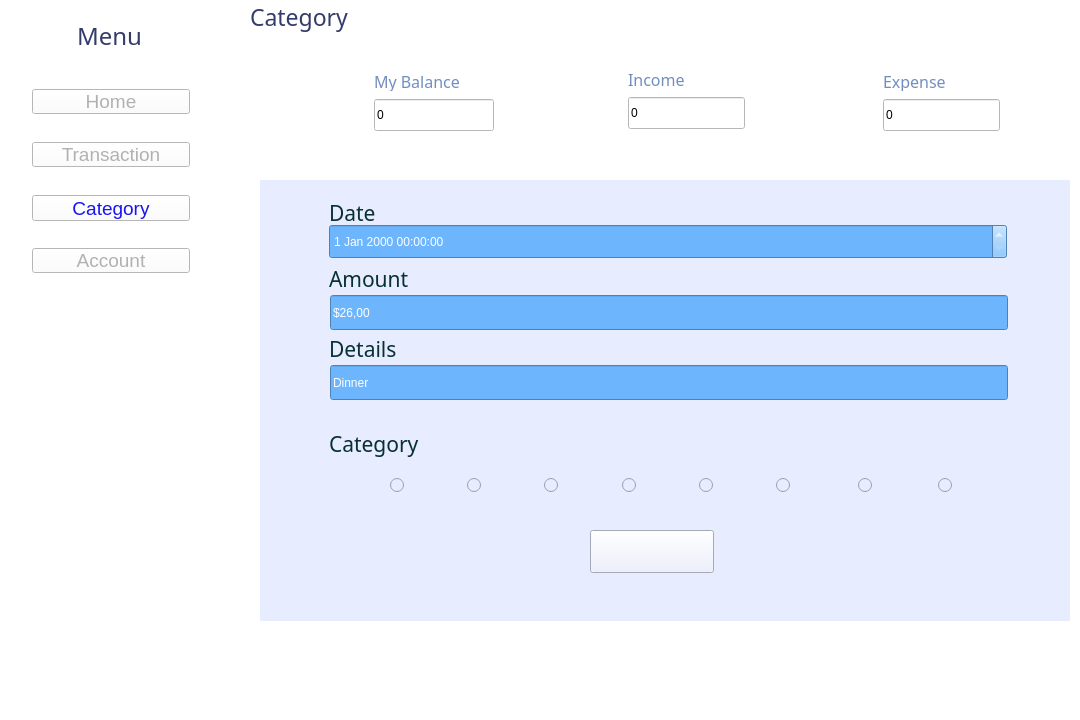
<?xml version="1.0" encoding="UTF-8"?>
<ui version="4.0">
 <class>add</class>
 <widget class="QMainWindow" name="add">
  <property name="geometry">
   <rect>
    <x>0</x>
    <y>0</y>
    <width>1080</width>
    <height>720</height>
   </rect>
  </property>
  <property name="windowTitle">
   <string>MainWindow</string>
  </property>
  <property name="styleSheet">
   <string notr="true">background-color: rgb(255, 255, 255);</string>
  </property>
  <widget class="QWidget" name="centralwidget">
   <widget class="QLabel" name="Icon_menu">
    <property name="geometry">
     <rect>
      <x>20</x>
      <y>21</y>
      <width>25</width>
      <height>25</height>
     </rect>
    </property>
    <property name="text">
     <string/>
    </property>
    <property name="pixmap">
     <pixmap>../../Images/Home/Icon_Menu.png</pixmap>
    </property>
   </widget>
   <widget class="QLabel" name="label_menu">
    <property name="geometry">
     <rect>
      <x>77</x>
      <y>21</y>
      <width>70</width>
      <height>30</height>
     </rect>
    </property>
    <property name="font">
     <font>
      <family>Bahnschrift SemiLight</family>
      <pointsize>18</pointsize>
     </font>
    </property>
    <property name="styleSheet">
     <string notr="true">color: rgb(52, 60, 106);</string>
    </property>
    <property name="text">
     <string>Menu</string>
    </property>
   </widget>
   <widget class="QPushButton" name="pushButton_home">
    <property name="geometry">
     <rect>
      <x>32</x>
      <y>89</y>
      <width>158</width>
      <height>25</height>
     </rect>
    </property>
    <property name="sizePolicy">
     <sizepolicy hsizetype="Minimum" vsizetype="Fixed">
      <horstretch>20</horstretch>
      <verstretch>20</verstretch>
     </sizepolicy>
    </property>
    <property name="minimumSize">
     <size>
      <width>158</width>
      <height>25</height>
     </size>
    </property>
    <property name="sizeIncrement">
     <size>
      <width>0</width>
      <height>0</height>
     </size>
    </property>
    <property name="font">
     <font>
      <pointsize>14</pointsize>
     </font>
    </property>
    <property name="toolTip">
     <string/>
    </property>
    <property name="styleSheet">
     <string notr="true">color: rgb(177, 177, 177);</string>
    </property>
    <property name="text">
     <string>Home</string>
    </property>
    <property name="icon">
     <iconset>
      <normaloff>../../Images/Home/Icon_Home.png</normaloff>../../Images/Home/Icon_Home.png</iconset>
    </property>
    <property name="iconSize">
     <size>
      <width>25</width>
      <height>25</height>
     </size>
    </property>
    <property name="shortcut">
     <string notr="true"/>
    </property>
    <property name="checkable">
     <bool>false</bool>
    </property>
    <property name="autoRepeat">
     <bool>false</bool>
    </property>
    <property name="autoDefault">
     <bool>false</bool>
    </property>
   </widget>
   <widget class="QPushButton" name="pushButton_transaction">
    <property name="geometry">
     <rect>
      <x>32</x>
      <y>142</y>
      <width>158</width>
      <height>25</height>
     </rect>
    </property>
    <property name="sizePolicy">
     <sizepolicy hsizetype="Minimum" vsizetype="Fixed">
      <horstretch>0</horstretch>
      <verstretch>0</verstretch>
     </sizepolicy>
    </property>
    <property name="minimumSize">
     <size>
      <width>158</width>
      <height>25</height>
     </size>
    </property>
    <property name="sizeIncrement">
     <size>
      <width>10</width>
      <height>10</height>
     </size>
    </property>
    <property name="font">
     <font>
      <pointsize>14</pointsize>
     </font>
    </property>
    <property name="styleSheet">
     <string notr="true">color: rgb(177, 177, 177);</string>
    </property>
    <property name="text">
     <string>Transaction</string>
    </property>
    <property name="icon">
     <iconset>
      <normaloff>../../Images/Home/Icon_Transaction.png</normaloff>../../Images/Home/Icon_Transaction.png</iconset>
    </property>
    <property name="iconSize">
     <size>
      <width>25</width>
      <height>25</height>
     </size>
    </property>
    <property name="shortcut">
     <string notr="true"/>
    </property>
    <property name="checkable">
     <bool>false</bool>
    </property>
    <property name="autoRepeat">
     <bool>false</bool>
    </property>
    <property name="autoRepeatDelay">
     <number>100</number>
    </property>
   </widget>
   <widget class="QPushButton" name="pushButton_category">
    <property name="geometry">
     <rect>
      <x>32</x>
      <y>195</y>
      <width>158</width>
      <height>26</height>
     </rect>
    </property>
    <property name="sizePolicy">
     <sizepolicy hsizetype="Maximum" vsizetype="Maximum">
      <horstretch>20</horstretch>
      <verstretch>20</verstretch>
     </sizepolicy>
    </property>
    <property name="minimumSize">
     <size>
      <width>158</width>
      <height>26</height>
     </size>
    </property>
    <property name="sizeIncrement">
     <size>
      <width>10</width>
      <height>10</height>
     </size>
    </property>
    <property name="font">
     <font>
      <pointsize>14</pointsize>
     </font>
    </property>
    <property name="styleSheet">
     <string notr="true">color: rgb(24, 20, 243);</string>
    </property>
    <property name="text">
     <string>Category</string>
    </property>
    <property name="icon">
     <iconset>
      <normaloff>../../Images/Category/Icon_Category.png</normaloff>../../Images/Category/Icon_Category.png</iconset>
    </property>
    <property name="iconSize">
     <size>
      <width>25</width>
      <height>25</height>
     </size>
    </property>
    <property name="shortcut">
     <string notr="true"/>
    </property>
    <property name="autoRepeat">
     <bool>false</bool>
    </property>
   </widget>
   <widget class="QPushButton" name="pushButton_account">
    <property name="geometry">
     <rect>
      <x>32</x>
      <y>248</y>
      <width>158</width>
      <height>25</height>
     </rect>
    </property>
    <property name="sizePolicy">
     <sizepolicy hsizetype="Minimum" vsizetype="Fixed">
      <horstretch>20</horstretch>
      <verstretch>20</verstretch>
     </sizepolicy>
    </property>
    <property name="minimumSize">
     <size>
      <width>158</width>
      <height>25</height>
     </size>
    </property>
    <property name="sizeIncrement">
     <size>
      <width>10</width>
      <height>10</height>
     </size>
    </property>
    <property name="font">
     <font>
      <pointsize>14</pointsize>
     </font>
    </property>
    <property name="styleSheet">
     <string notr="true">color: rgb(177, 177, 177);</string>
    </property>
    <property name="text">
     <string>Account</string>
    </property>
    <property name="icon">
     <iconset>
      <normaloff>../../Images/Home/Icon_Setting.png</normaloff>../../Images/Home/Icon_Setting.png</iconset>
    </property>
    <property name="iconSize">
     <size>
      <width>25</width>
      <height>25</height>
     </size>
    </property>
    <property name="shortcut">
     <string notr="true"/>
    </property>
    <property name="checkable">
     <bool>false</bool>
    </property>
    <property name="autoRepeat">
     <bool>false</bool>
    </property>
   </widget>
   <widget class="QLineEdit" name="lineEdit_expense">
    <property name="geometry">
     <rect>
      <x>883</x>
      <y>99</y>
      <width>117</width>
      <height>32</height>
     </rect>
    </property>
    <property name="minimumSize">
     <size>
      <width>117</width>
      <height>32</height>
     </size>
    </property>
    <property name="text">
     <string>0</string>
    </property>
   </widget>
   <widget class="QLabel" name="label_income">
    <property name="geometry">
     <rect>
      <x>628</x>
      <y>69</y>
      <width>108</width>
      <height>20</height>
     </rect>
    </property>
    <property name="minimumSize">
     <size>
      <width>88</width>
      <height>20</height>
     </size>
    </property>
    <property name="font">
     <font>
      <family>Bahnschrift SemiLight</family>
      <pointsize>12</pointsize>
     </font>
    </property>
    <property name="styleSheet">
     <string notr="true">color: rgb(113, 142, 191);</string>
    </property>
    <property name="text">
     <string>Income</string>
    </property>
   </widget>
   <widget class="QLabel" name="label_expense">
    <property name="geometry">
     <rect>
      <x>883</x>
      <y>71</y>
      <width>108</width>
      <height>20</height>
     </rect>
    </property>
    <property name="minimumSize">
     <size>
      <width>88</width>
      <height>20</height>
     </size>
    </property>
    <property name="font">
     <font>
      <family>Bahnschrift SemiLight</family>
      <pointsize>12</pointsize>
     </font>
    </property>
    <property name="styleSheet">
     <string notr="true">color: rgb(113, 142, 191);</string>
    </property>
    <property name="text">
     <string>Expense</string>
    </property>
   </widget>
   <widget class="QLabel" name="Icon_income">
    <property name="geometry">
     <rect>
      <x>535</x>
      <y>65</y>
      <width>70</width>
      <height>70</height>
     </rect>
    </property>
    <property name="minimumSize">
     <size>
      <width>70</width>
      <height>70</height>
     </size>
    </property>
    <property name="text">
     <string/>
    </property>
    <property name="pixmap">
     <pixmap>../../Images/Home/Icon_Income.png</pixmap>
    </property>
   </widget>
   <widget class="QLabel" name="Icon_mybalance">
    <property name="geometry">
     <rect>
      <x>284</x>
      <y>66</y>
      <width>70</width>
      <height>70</height>
     </rect>
    </property>
    <property name="minimumSize">
     <size>
      <width>70</width>
      <height>70</height>
     </size>
    </property>
    <property name="text">
     <string/>
    </property>
    <property name="pixmap">
     <pixmap>../../Images/Home/Icon_MyBalance.png</pixmap>
    </property>
   </widget>
   <widget class="QLabel" name="label_mybalance">
    <property name="geometry">
     <rect>
      <x>374</x>
      <y>71</y>
      <width>108</width>
      <height>20</height>
     </rect>
    </property>
    <property name="minimumSize">
     <size>
      <width>108</width>
      <height>20</height>
     </size>
    </property>
    <property name="font">
     <font>
      <family>Bahnschrift SemiLight</family>
      <pointsize>12</pointsize>
     </font>
    </property>
    <property name="styleSheet">
     <string notr="true">color: rgb(113, 142, 191);</string>
    </property>
    <property name="text">
     <string>My Balance</string>
    </property>
   </widget>
   <widget class="QLineEdit" name="lineEdit_mybalance">
    <property name="geometry">
     <rect>
      <x>374</x>
      <y>99</y>
      <width>120</width>
      <height>32</height>
     </rect>
    </property>
    <property name="text">
     <string>0</string>
    </property>
   </widget>
   <widget class="QLabel" name="Icon_expense">
    <property name="geometry">
     <rect>
      <x>795</x>
      <y>67</y>
      <width>70</width>
      <height>70</height>
     </rect>
    </property>
    <property name="minimumSize">
     <size>
      <width>70</width>
      <height>70</height>
     </size>
    </property>
    <property name="text">
     <string/>
    </property>
    <property name="pixmap">
     <pixmap>../../Images/Home/Icon_Expenses.png</pixmap>
    </property>
   </widget>
   <widget class="QLineEdit" name="lineEdit_income">
    <property name="geometry">
     <rect>
      <x>628</x>
      <y>97</y>
      <width>117</width>
      <height>32</height>
     </rect>
    </property>
    <property name="minimumSize">
     <size>
      <width>117</width>
      <height>32</height>
     </size>
    </property>
    <property name="text">
     <string>0</string>
    </property>
   </widget>
   <widget class="QLabel" name="label_CATEGORY">
    <property name="geometry">
     <rect>
      <x>250</x>
      <y>0</y>
      <width>127</width>
      <height>34</height>
     </rect>
    </property>
    <property name="font">
     <font>
      <family>Bahnschrift SemiLight</family>
      <pointsize>17</pointsize>
     </font>
    </property>
    <property name="styleSheet">
     <string notr="true">color: rgb(52, 60, 106);</string>
    </property>
    <property name="text">
     <string>Category</string>
    </property>
   </widget>
   <widget class="QLabel" name="label">
    <property name="geometry">
     <rect>
      <x>260</x>
      <y>180</y>
      <width>810</width>
      <height>441</height>
     </rect>
    </property>
    <property name="styleSheet">
     <string notr="true">background-color: rgb(231, 237, 255);</string>
    </property>
    <property name="text">
     <string/>
    </property>
   </widget>
   <widget class="QLabel" name="label_2">
    <property name="geometry">
     <rect>
      <x>546</x>
      <y>218</y>
      <width>181</width>
      <height>55</height>
     </rect>
    </property>
    <property name="styleSheet">
     <string notr="true">background-color: rgb(231, 237, 255);</string>
    </property>
    <property name="text">
     <string/>
    </property>
    <property name="pixmap">
     <pixmap>images/category/Button_AddExpenses.png</pixmap>
    </property>
   </widget>
   <widget class="QLabel" name="label_3">
    <property name="geometry">
     <rect>
      <x>329</x>
      <y>199</y>
      <width>76</width>
      <height>27</height>
     </rect>
    </property>
    <property name="font">
     <font>
      <family>Rockwell</family>
      <pointsize>16</pointsize>
     </font>
    </property>
    <property name="styleSheet">
     <string notr="true">background-color: rgb(231, 237, 255);
color: rgb(9, 48, 48);</string>
    </property>
    <property name="text">
     <string>Date</string>
    </property>
   </widget>
   <widget class="QLabel" name="label_4">
    <property name="geometry">
     <rect>
      <x>329</x>
      <y>265</y>
      <width>129</width>
      <height>27</height>
     </rect>
    </property>
    <property name="font">
     <font>
      <family>Rockwell</family>
      <pointsize>16</pointsize>
     </font>
    </property>
    <property name="styleSheet">
     <string notr="true">background-color: rgb(231, 237, 255);
color: rgb(9, 48, 48);</string>
    </property>
    <property name="text">
     <string>Amount</string>
    </property>
   </widget>
   <widget class="QLabel" name="label_5">
    <property name="geometry">
     <rect>
      <x>329</x>
      <y>335</y>
      <width>206</width>
      <height>27</height>
     </rect>
    </property>
    <property name="font">
     <font>
      <family>Rockwell</family>
      <pointsize>16</pointsize>
     </font>
    </property>
    <property name="styleSheet">
     <string notr="true">background-color: rgb(231, 237, 255);
color: rgb(9, 48, 48);</string>
    </property>
    <property name="text">
     <string>Details</string>
    </property>
   </widget>
   <widget class="QLineEdit" name="lineEdit_amount">
    <property name="geometry">
     <rect>
      <x>330</x>
      <y>295</y>
      <width>678</width>
      <height>35</height>
     </rect>
    </property>
    <property name="styleSheet">
     <string notr="true">background-color: rgb(109, 182, 254);
color: rgb(255, 255, 255);</string>
    </property>
    <property name="text">
     <string>$26,00</string>
    </property>
   </widget>
   <widget class="QLineEdit" name="lineEdit_expensetitle">
    <property name="geometry">
     <rect>
      <x>330</x>
      <y>365</y>
      <width>678</width>
      <height>35</height>
     </rect>
    </property>
    <property name="styleSheet">
     <string notr="true">background-color: rgb(109, 182, 254);
color: rgb(255, 255, 255);</string>
    </property>
    <property name="text">
     <string>Dinner</string>
    </property>
   </widget>
   <widget class="QLabel" name="label_6">
    <property name="geometry">
     <rect>
      <x>329</x>
      <y>430</y>
      <width>150</width>
      <height>27</height>
     </rect>
    </property>
    <property name="font">
     <font>
      <family>Rockwell</family>
      <pointsize>16</pointsize>
     </font>
    </property>
    <property name="styleSheet">
     <string notr="true">background-color: rgb(231, 237, 255);
color: rgb(9, 48, 48);</string>
    </property>
    <property name="text">
     <string>Category</string>
    </property>
   </widget>
   <widget class="QRadioButton" name="radioButton_gifts">
    <property name="geometry">
     <rect>
      <x>717</x>
      <y>460</y>
      <width>73</width>
      <height>50</height>
     </rect>
    </property>
    <property name="layoutDirection">
     <enum>Qt::RightToLeft</enum>
    </property>
    <property name="styleSheet">
     <string notr="true">background-color: rgb(231, 237, 255);</string>
    </property>
    <property name="text">
     <string/>
    </property>
    <property name="icon">
     <iconset>
      <normaloff>../../Images/Category/Icon_Gifts.png</normaloff>../../Images/Category/Icon_Gifts.png</iconset>
    </property>
    <property name="iconSize">
     <size>
      <width>50</width>
      <height>50</height>
     </size>
    </property>
   </widget>
   <widget class="QRadioButton" name="radioButton_entertainment">
    <property name="geometry">
     <rect>
      <x>879</x>
      <y>460</y>
      <width>73</width>
      <height>50</height>
     </rect>
    </property>
    <property name="layoutDirection">
     <enum>Qt::RightToLeft</enum>
    </property>
    <property name="autoFillBackground">
     <bool>false</bool>
    </property>
    <property name="styleSheet">
     <string notr="true">background-color: rgb(231, 237, 255);</string>
    </property>
    <property name="text">
     <string/>
    </property>
    <property name="icon">
     <iconset>
      <normaloff>../../Images/Category/Icon_Entertainment.png</normaloff>../../Images/Category/Icon_Entertainment.png</iconset>
    </property>
    <property name="iconSize">
     <size>
      <width>50</width>
      <height>50</height>
     </size>
    </property>
   </widget>
   <widget class="QRadioButton" name="radioButton_rent">
    <property name="geometry">
     <rect>
      <x>640</x>
      <y>460</y>
      <width>73</width>
      <height>50</height>
     </rect>
    </property>
    <property name="layoutDirection">
     <enum>Qt::RightToLeft</enum>
    </property>
    <property name="styleSheet">
     <string notr="true">background-color: rgb(231, 237, 255);</string>
    </property>
    <property name="text">
     <string/>
    </property>
    <property name="icon">
     <iconset>
      <normaloff>../../Images/Category/Icon_Rent.png</normaloff>../../Images/Category/Icon_Rent.png</iconset>
    </property>
    <property name="iconSize">
     <size>
      <width>50</width>
      <height>50</height>
     </size>
    </property>
   </widget>
   <widget class="QRadioButton" name="radioButton_saving">
    <property name="geometry">
     <rect>
      <x>799</x>
      <y>460</y>
      <width>73</width>
      <height>50</height>
     </rect>
    </property>
    <property name="layoutDirection">
     <enum>Qt::RightToLeft</enum>
    </property>
    <property name="styleSheet">
     <string notr="true">background-color: rgb(231, 237, 255);</string>
    </property>
    <property name="text">
     <string/>
    </property>
    <property name="icon">
     <iconset>
      <normaloff>../../Images/Category/Icon_Saving.png</normaloff>../../Images/Category/Icon_Saving.png</iconset>
    </property>
    <property name="iconSize">
     <size>
      <width>50</width>
      <height>50</height>
     </size>
    </property>
   </widget>
   <widget class="QRadioButton" name="radioButton_transport">
    <property name="geometry">
     <rect>
      <x>408</x>
      <y>460</y>
      <width>73</width>
      <height>50</height>
     </rect>
    </property>
    <property name="layoutDirection">
     <enum>Qt::RightToLeft</enum>
    </property>
    <property name="styleSheet">
     <string notr="true">background-color: rgb(231, 237, 255);</string>
    </property>
    <property name="text">
     <string/>
    </property>
    <property name="icon">
     <iconset>
      <normaloff>../../Images/Category/Icon_Transport.png</normaloff>../../Images/Category/Icon_Transport.png</iconset>
    </property>
    <property name="iconSize">
     <size>
      <width>50</width>
      <height>50</height>
     </size>
    </property>
   </widget>
   <widget class="QRadioButton" name="radioButton_medicine">
    <property name="geometry">
     <rect>
      <x>485</x>
      <y>460</y>
      <width>73</width>
      <height>50</height>
     </rect>
    </property>
    <property name="layoutDirection">
     <enum>Qt::RightToLeft</enum>
    </property>
    <property name="styleSheet">
     <string notr="true">background-color: rgb(231, 237, 255);</string>
    </property>
    <property name="text">
     <string/>
    </property>
    <property name="icon">
     <iconset>
      <normaloff>../../Images/Category/Icon_Medicine.png</normaloff>../../Images/Category/Icon_Medicine.png</iconset>
    </property>
    <property name="iconSize">
     <size>
      <width>50</width>
      <height>50</height>
     </size>
    </property>
   </widget>
   <widget class="QRadioButton" name="radioButton_groceries">
    <property name="geometry">
     <rect>
      <x>563</x>
      <y>460</y>
      <width>73</width>
      <height>50</height>
     </rect>
    </property>
    <property name="layoutDirection">
     <enum>Qt::RightToLeft</enum>
    </property>
    <property name="styleSheet">
     <string notr="true">background-color: rgb(231, 237, 255);</string>
    </property>
    <property name="text">
     <string/>
    </property>
    <property name="icon">
     <iconset>
      <normaloff>../../Images/Category/Icon_Groceries.png</normaloff>../../Images/Category/Icon_Groceries.png</iconset>
    </property>
    <property name="iconSize">
     <size>
      <width>50</width>
      <height>50</height>
     </size>
    </property>
   </widget>
   <widget class="QRadioButton" name="radioButton_food">
    <property name="geometry">
     <rect>
      <x>331</x>
      <y>460</y>
      <width>73</width>
      <height>50</height>
     </rect>
    </property>
    <property name="layoutDirection">
     <enum>Qt::RightToLeft</enum>
    </property>
    <property name="styleSheet">
     <string notr="true">background-color: rgb(231, 237, 255);</string>
    </property>
    <property name="text">
     <string/>
    </property>
    <property name="icon">
     <iconset>
      <normaloff>../../Images/Category/Icon_Food.png</normaloff>../../Images/Category/Icon_Food.png</iconset>
    </property>
    <property name="iconSize">
     <size>
      <width>50</width>
      <height>50</height>
     </size>
    </property>
   </widget>
   <widget class="QPushButton" name="pushButton_save">
    <property name="geometry">
     <rect>
      <x>590</x>
      <y>530</y>
      <width>124</width>
      <height>43</height>
     </rect>
    </property>
    <property name="styleSheet">
     <string notr="true">background-color: rgb(231, 237, 255);</string>
    </property>
    <property name="text">
     <string/>
    </property>
    <property name="icon">
     <iconset>
      <normaloff>../../Images/Category/Button_Save.png</normaloff>../../Images/Category/Button_Save.png</iconset>
    </property>
    <property name="iconSize">
     <size>
      <width>124</width>
      <height>43</height>
     </size>
    </property>
   </widget>
   <widget class="QDateTimeEdit" name="dateTimeEdit">
    <property name="geometry">
     <rect>
      <x>329</x>
      <y>224</y>
      <width>678</width>
      <height>35</height>
     </rect>
    </property>
    <property name="styleSheet">
     <string notr="true">background-color: rgb(109, 182, 254);
color: rgb(255, 255, 255);</string>
    </property>
   </widget>
   <zorder>label</zorder>
   <zorder>Icon_menu</zorder>
   <zorder>label_menu</zorder>
   <zorder>pushButton_home</zorder>
   <zorder>pushButton_transaction</zorder>
   <zorder>pushButton_category</zorder>
   <zorder>pushButton_account</zorder>
   <zorder>lineEdit_expense</zorder>
   <zorder>label_income</zorder>
   <zorder>label_expense</zorder>
   <zorder>Icon_income</zorder>
   <zorder>Icon_mybalance</zorder>
   <zorder>label_mybalance</zorder>
   <zorder>lineEdit_mybalance</zorder>
   <zorder>Icon_expense</zorder>
   <zorder>lineEdit_income</zorder>
   <zorder>label_CATEGORY</zorder>
   <zorder>label_2</zorder>
   <zorder>label_3</zorder>
   <zorder>label_4</zorder>
   <zorder>label_5</zorder>
   <zorder>lineEdit_amount</zorder>
   <zorder>lineEdit_expensetitle</zorder>
   <zorder>label_6</zorder>
   <zorder>radioButton_gifts</zorder>
   <zorder>radioButton_entertainment</zorder>
   <zorder>radioButton_rent</zorder>
   <zorder>radioButton_saving</zorder>
   <zorder>radioButton_transport</zorder>
   <zorder>radioButton_medicine</zorder>
   <zorder>radioButton_groceries</zorder>
   <zorder>radioButton_food</zorder>
   <zorder>pushButton_save</zorder>
   <zorder>dateTimeEdit</zorder>
  </widget>
  <widget class="QMenuBar" name="menubar">
   <property name="geometry">
    <rect>
     <x>0</x>
     <y>0</y>
     <width>1080</width>
     <height>18</height>
    </rect>
   </property>
  </widget>
  <widget class="QStatusBar" name="statusbar"/>
 </widget>
 <resources/>
 <connections/>
</ui>
